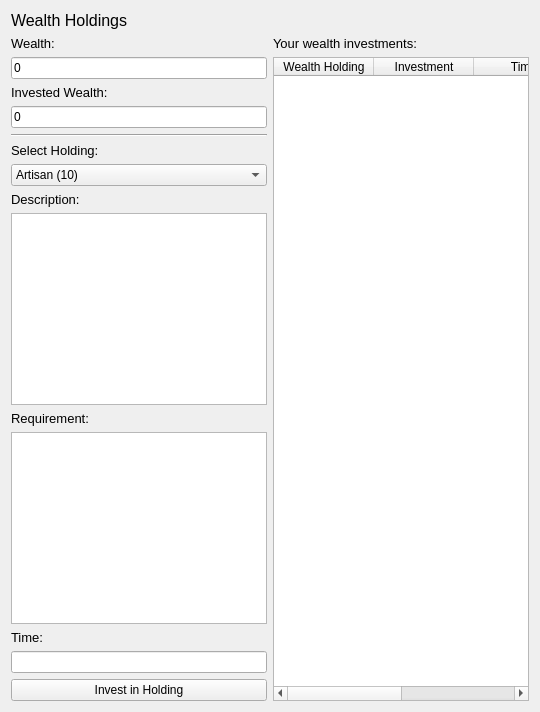
             <widget class="QWidget" name="page_10">
              <layout class="QVBoxLayout" name="verticalLayout_24">
               <item>
                <widget class="QLabel" name="label_49">
                 <property name="font">
                  <font>
                   <pointsize>12</pointsize>
                  </font>
                 </property>
                 <property name="text">
                  <string>Wealth Holdings</string>
                 </property>
                </widget>
               </item>
               <item>
                <layout class="QHBoxLayout" name="horizontalLayout_9">
                 <item>
                  <layout class="QVBoxLayout" name="verticalLayout_25">
                   <item>
                    <widget class="QLabel" name="label_51">
                     <property name="sizePolicy">
                      <sizepolicy hsizetype="Minimum" vsizetype="Preferred">
                       <horstretch>0</horstretch>
                       <verstretch>0</verstretch>
                      </sizepolicy>
                     </property>
                     <property name="font">
                      <font>
                       <pointsize>10</pointsize>
                      </font>
                     </property>
                     <property name="text">
                      <string>Wealth:</string>
                     </property>
                    </widget>
                   </item>
                   <item>
                    <widget class="QLineEdit" name="step4WealthLine">
                     <property name="sizePolicy">
                      <sizepolicy hsizetype="Minimum" vsizetype="Fixed">
                       <horstretch>0</horstretch>
                       <verstretch>0</verstretch>
                      </sizepolicy>
                     </property>
                     <property name="text">
                      <string>0</string>
                     </property>
                     <property name="readOnly">
                      <bool>true</bool>
                     </property>
                    </widget>
                   </item>
                   <item>
                    <widget class="QLabel" name="label_52">
                     <property name="sizePolicy">
                      <sizepolicy hsizetype="Minimum" vsizetype="Preferred">
                       <horstretch>0</horstretch>
                       <verstretch>0</verstretch>
                      </sizepolicy>
                     </property>
                     <property name="font">
                      <font>
                       <pointsize>10</pointsize>
                      </font>
                     </property>
                     <property name="text">
                      <string>Invested Wealth:</string>
                     </property>
                    </widget>
                   </item>
                   <item>
                    <widget class="QLineEdit" name="step4InvestedWealthLine">
                     <property name="sizePolicy">
                      <sizepolicy hsizetype="Minimum" vsizetype="Fixed">
                       <horstretch>0</horstretch>
                       <verstretch>0</verstretch>
                      </sizepolicy>
                     </property>
                     <property name="text">
                      <string>0</string>
                     </property>
                     <property name="readOnly">
                      <bool>true</bool>
                     </property>
                    </widget>
                   </item>
                   <item>
                    <widget class="Line" name="line_8">
                     <property name="sizePolicy">
                      <sizepolicy hsizetype="Minimum" vsizetype="Fixed">
                       <horstretch>0</horstretch>
                       <verstretch>0</verstretch>
                      </sizepolicy>
                     </property>
                     <property name="orientation">
                      <enum>Qt::Horizontal</enum>
                     </property>
                    </widget>
                   </item>
                   <item>
                    <widget class="QLabel" name="label_53">
                     <property name="sizePolicy">
                      <sizepolicy hsizetype="Minimum" vsizetype="Preferred">
                       <horstretch>0</horstretch>
                       <verstretch>0</verstretch>
                      </sizepolicy>
                     </property>
                     <property name="font">
                      <font>
                       <pointsize>10</pointsize>
                      </font>
                     </property>
                     <property name="text">
                      <string>Select Holding:</string>
                     </property>
                    </widget>
                   </item>
                   <item>
                    <widget class="QComboBox" name="step4WealthHoldingComboBox">
                     <property name="sizePolicy">
                      <sizepolicy hsizetype="Minimum" vsizetype="Fixed">
                       <horstretch>0</horstretch>
                       <verstretch>0</verstretch>
                      </sizepolicy>
                     </property>
                     <item>
                      <property name="text">
                       <string>Artisan (10)</string>
                      </property>
                     </item>
                     <item>
                      <property name="text">
                       <string>Godswood (5)</string>
                      </property>
                     </item>
                     <item>
                      <property name="text">
                       <string>Guilds (15)</string>
                      </property>
                     </item>
                     <item>
                      <property name="text">
                       <string>Maester (10)</string>
                      </property>
                     </item>
                     <item>
                      <property name="text">
                       <string>Marketplace (10)</string>
                      </property>
                     </item>
                     <item>
                      <property name="text">
                       <string>Mine (10)</string>
                      </property>
                     </item>
                     <item>
                      <property name="text">
                       <string>Port (10)</string>
                      </property>
                     </item>
                     <item>
                      <property name="text">
                       <string>Sept (15)</string>
                      </property>
                     </item>
                    </widget>
                   </item>
                   <item>
                    <widget class="QLabel" name="label_55">
                     <property name="font">
                      <font>
                       <pointsize>10</pointsize>
                      </font>
                     </property>
                     <property name="text">
                      <string>Description:</string>
                     </property>
                    </widget>
                   </item>
                   <item>
                    <widget class="QTextEdit" name="step4WealthDescriptionEdit">
                     <property name="sizePolicy">
                      <sizepolicy hsizetype="Minimum" vsizetype="Expanding">
                       <horstretch>0</horstretch>
                       <verstretch>0</verstretch>
                      </sizepolicy>
                     </property>
                    </widget>
                   </item>
                   <item>
                    <widget class="QLabel" name="label_54">
                     <property name="font">
                      <font>
                       <pointsize>10</pointsize>
                      </font>
                     </property>
                     <property name="text">
                      <string>Requirement:</string>
                     </property>
                    </widget>
                   </item>
                   <item>
                    <widget class="QTextEdit" name="step4WealthRequirementEdit">
                     <property name="sizePolicy">
                      <sizepolicy hsizetype="Minimum" vsizetype="Expanding">
                       <horstretch>0</horstretch>
                       <verstretch>0</verstretch>
                      </sizepolicy>
                     </property>
                    </widget>
                   </item>
                   <item>
                    <widget class="QLabel" name="label_56">
                     <property name="font">
                      <font>
                       <pointsize>10</pointsize>
                      </font>
                     </property>
                     <property name="text">
                      <string>Time:</string>
                     </property>
                    </widget>
                   </item>
                   <item>
                    <widget class="QLineEdit" name="step4WealthTimeLine">
                     <property name="sizePolicy">
                      <sizepolicy hsizetype="Minimum" vsizetype="Fixed">
                       <horstretch>0</horstretch>
                       <verstretch>0</verstretch>
                      </sizepolicy>
                     </property>
                     <property name="readOnly">
                      <bool>true</bool>
                     </property>
                    </widget>
                   </item>
                   <item>
                    <widget class="QPushButton" name="step4InvestInWealthHoldingButton">
                     <property name="sizePolicy">
                      <sizepolicy hsizetype="Minimum" vsizetype="Fixed">
                       <horstretch>0</horstretch>
                       <verstretch>0</verstretch>
                      </sizepolicy>
                     </property>
                     <property name="text">
                      <string>Invest in Holding</string>
                     </property>
                    </widget>
                   </item>
                  </layout>
                 </item>
                 <item>
                  <layout class="QVBoxLayout" name="verticalLayout_26">
                   <item>
                    <widget class="QLabel" name="label_50">
                     <property name="font">
                      <font>
                       <pointsize>10</pointsize>
                      </font>
                     </property>
                     <property name="text">
                      <string>Your wealth investments:</string>
                     </property>
                    </widget>
                   </item>
                   <item>
                    <widget class="QTableWidget" name="step4WealthTable">
                     <property name="editTriggers">
                      <set>QAbstractItemView::NoEditTriggers</set>
                     </property>
                     <property name="alternatingRowColors">
                      <bool>true</bool>
                     </property>
                     <attribute name="horizontalHeaderStretchLastSection">
                      <bool>true</bool>
                     </attribute>
                     <column>
                      <property name="text">
                       <string>Wealth Holding</string>
                      </property>
                     </column>
                     <column>
                      <property name="text">
                       <string>Investment</string>
                      </property>
                     </column>
                     <column>
                      <property name="text">
                       <string>Time</string>
                      </property>
                     </column>
                     <column>
                      <property name="text">
                       <string>Description</string>
                      </property>
                     </column>
                    </widget>
                   </item>
                  </layout>
                 </item>
                </layout>
               </item>
              </layout>
             </widget>
